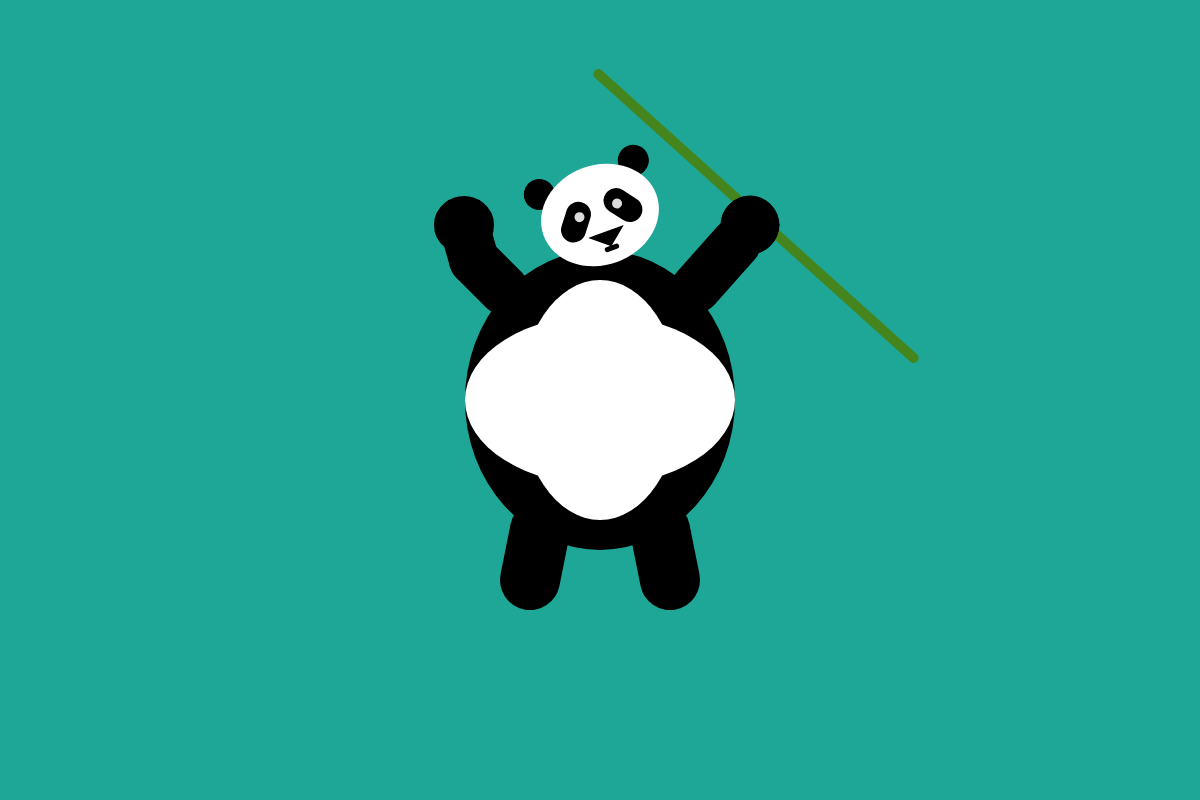
Frame 1 (no input)
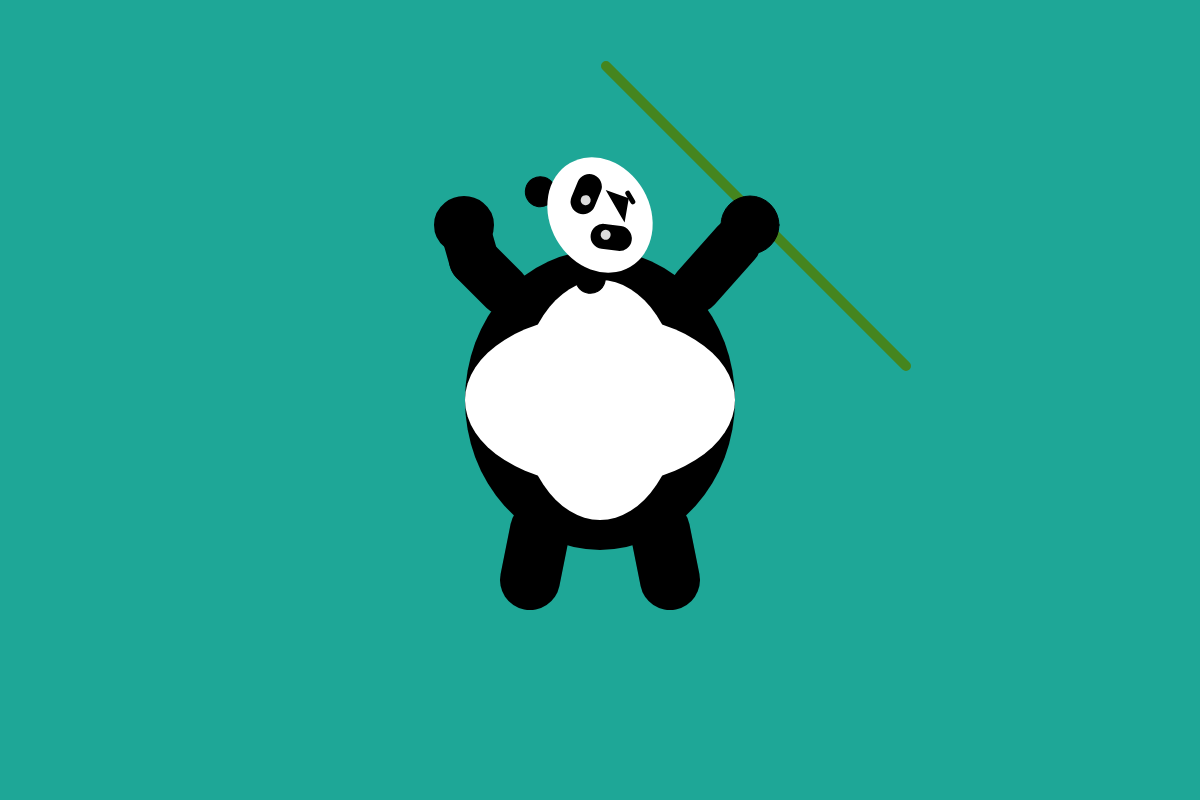
Frame 60 (no input)
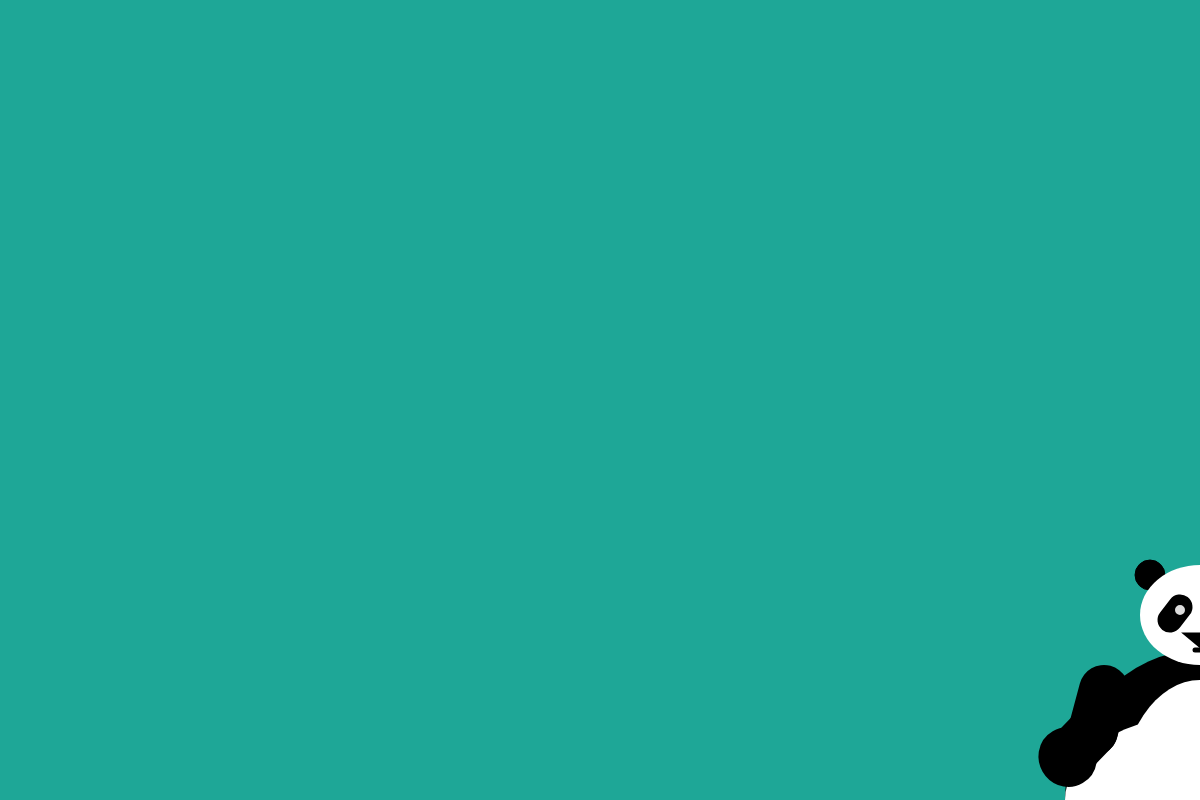
Frame 120 (the mouse pressed at the canvas centre since frame 60)

The p5.js sketch that drew these frames (run headless with seeded random() and noise() and a simulated clock; from frame 60 on, the mouse is pressed at the canvas centre):

// p5.js sketch
// ── sketch.js
// scary looking spinning panda

function setup() {
  // create canvas to draw on (ww, wh)
    createCanvas(windowWidth, 800);
}

// global variables
let headAngle = 0
let headRotationRate = 0
let staffAngle = 0
let windowWidth = 1200
let windowHeight = 800

function draw() {
  background( 'rgb(30, 167, 151)');
  // turn off cursor
  noCursor();
  //UPDATE THE GLOBAL VAR. VALUES
  // base head rotation on mouseY position
  headRotationRate = (mouseY * 0.1) -20;
  // update headAngle to equal itself plus headRotationRate
  headAngle = headAngle + headRotationRate;
  // set staff to spin at a constant rate
  staffAngle = staffAngle - 3;

  // *** PANDA SANDBOX ***
  push();

  // make panda follow the mouse
  translate(mouseX, mouseY);

  // BODY
  push();
  // translate to center of the window
  translate(windowWidth * 0.5, 400);
  fill(0);
  noStroke();
  ellipse(0, 0, 270, 300);
  fill(255);
  ellipse(0, 0, 270, 170);
  ellipse(0, 0, 160, 240);
  pop();

  // HEAD
  //ears
  push();
  fill(0);
  // translate center
  translate(windowWidth * 0.5, 215);
  // rotate head based on headAngle
  rotate(radians(headAngle));
  ellipse(-50, -40, 30, 30);
  ellipse(50, -40, 30, 30);

  // main head
  noStroke();
  fill(255);
  ellipse(0, 0, 120, 100);

  // eyes
  stroke(0);
  strokeWeight(25);
  line(-30, 5, -20, -8);
  line(30, 5, 20, -8);
  fill(220);
  strokeWeight(5);
  ellipse(-20, -5, 15, 15);
  ellipse(20, -5, 15, 15);

  // nose
  fill(0);
  triangle(-12, 20, 12, 20, 0, 30);

  // mouth
  stroke(0);
  strokeWeight(5);
  line(-5, 35, 5, 35);
  pop();

  // LEFT ARM
  push();
  // move the center to rotate
  translate(windowWidth * 0.42, 290);
  // rotate based on mouseX position
  rotate(radians(mouseX));
  // draw left arm and paw
  strokeWeight(50);
  line(0, 0, -30, -30);
  line(-30, -30, -40, -65);
  fill(0);
  ellipse(-40, -65, 10, 8);
  pop();

  // RIGHT ARM
  push();
  strokeWeight(50);
  translate(windowWidth * 0.58, windowHeight * 0.36);
  line(0, 0, 40, -45);
  pop();

  // STAFF
  push();
  // translate for staff totation
  translate(windowWidth * 0.63, windowHeight * 0.27);
  // rotate staff at a constant speed
  rotate(radians(staffAngle));
  // draw the staff
  stroke('rgb(69, 133, 30)');
  strokeWeight(10);
  line(-150, -150, 150, 150);
  pop();

  // draw right paw
  push();
  fill(0);
  ellipse(750, 225, 58, 58);
  pop();
  // LEGS
  push();
  strokeWeight(60);
  line(660, 530, 670, 580);
  line(540, 530, 530, 580);
  pop();

  pop();
  // *** END PANDA SANDBOX ***

}
